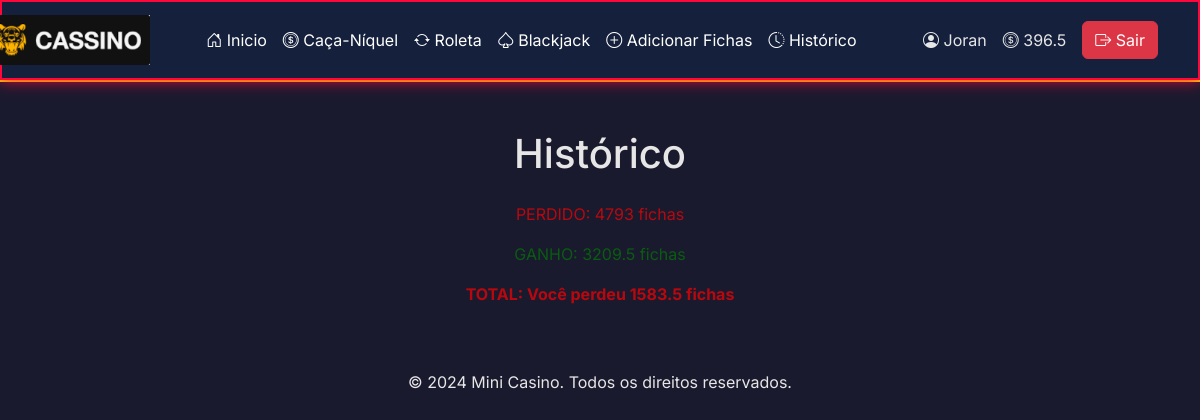
The app's page /historico (signed in), older data.
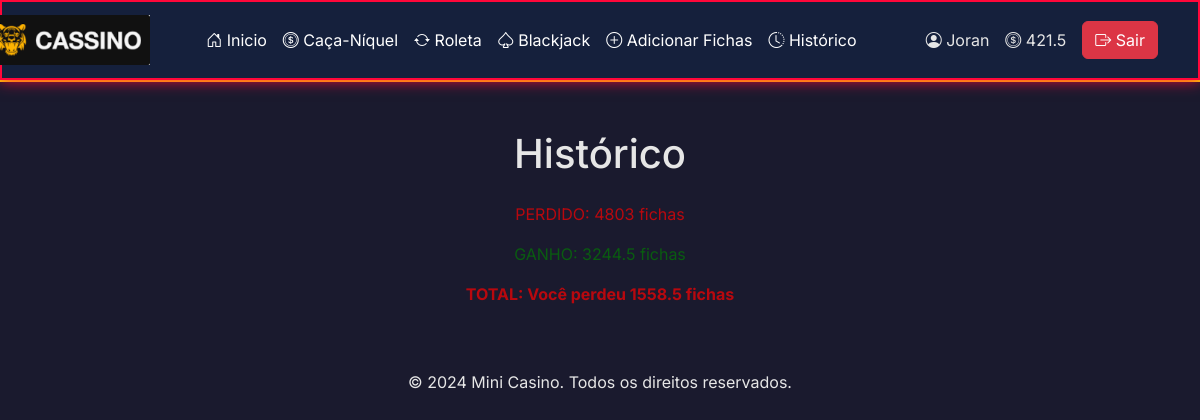
The same page, newer data.
### tables this page shows
CREATE TABLE users (
    id INTEGER PRIMARY KEY AUTOINCREMENT,
    username TEXT NOT NULL,
    password TEXT NOT NULL
, saldo INTEGER DEFAULT 100, ganhos INTEGER, perdas INTEGER);

### app.py (the view)
@app.route("/historico")
@login_required
def historico():
    user_id = session.get('user_id')
    username = db.execute("SELECT username from users WHERE id = ?", user_id)[0]['username']
    saldo = db.execute("SELECT saldo from users WHERE id = ?", user_id)[0]['saldo']
    perdas = db.execute("SELECT perdas FROM users WHERE id = ?", user_id)[0]['perdas']
    ganhos = db.execute("SELECT ganhos FROM users WHERE id = ?", user_id)[0]['ganhos']
    if ganhos > perdas:
        total = ganhos - perdas
        message_class = "ganhou"
        mensagem = "Você ganhou"
    elif perdas > ganhos:
        total = perdas - ganhos
        message_class = "perdeu"
        mensagem = "Você perdeu"
    else:
        total = 0
        message_class = "empatou"
        mensagem = "Você ganhou"
    return render_template("historico.html", perdas=perdas, ganhos=ganhos, total=total, message_class=message_class, mensagem=mensagem, saldo=saldo, username=username)

### help.py (called while the page is built)
def login_required(f):
    @wraps(f)
    def decorated_function(*args, **kwargs):
        if 'user_id' not in session:
            return redirect(url_for('login'))
        return f(*args, **kwargs)
    return decorated_function

### templates/historico.html (shortened to what this page needs)
{% extends "layout.html" %}
{% block main %}
<div class="container text-center">
    <h1 class="my-4">Histórico</h1>
    <p class="perdeu">PERDIDO: {{ perdas }} fichas </p>
    <p class="ganhou">GANHO: {{ ganhos }} fichas</p>
    <p class="{{ message_class }}"><strong>TOTAL: {{ mensagem }} {{ total }} fichas</strong></p>
</div>
{% endblock %}

### templates/layout.html (shortened to what this page needs)
<!DOCTYPE html>
<html lang="pt-br" data-theme="dark">
<head>
    <link href="https://cdn.jsdelivr.net/npm/bootstrap@5.3.3/dist/css/bootstrap.min.css" rel="stylesheet">
    <link href="https://cdn.jsdelivr.net/npm/bootstrap-icons@1.11.3/font/bootstrap-icons.min.css" rel="stylesheet">
    <link rel="stylesheet" href="/static/style.css">
</head>
<body>
    <header class="casino-header">
        <nav class="navbar navbar-expand-lg neon-border">
            <div class="container">
                <a class="navbar-brand me-5" href="{{ url_for('homepage') }}" style="margin-left: -115px;">
                    <img src="/static/logo.png" alt="Logo" class="logo-img" style="height: 50px;">
                </a>
                <div class="collapse navbar-collapse" id="navbarNav">
                    <ul class="navbar-nav me-auto">
                        {% if 'user_id' in session %}
                            <li class="nav-item">
                                <a class="nav-link text-white" href="{{ url_for('homepage') }}">
                                    <i class="bi bi-house-door"></i> Inicio
                                </a>
                            </li>
                            <li class="nav-item">
                                <a class="nav-link text-white" href="{{ url_for('niquel') }}">
                                    <i class="bi bi-coin"></i> Caça-Níquel
                                </a>
                            </li>
                            <li class="nav-item">
                                <a class="nav-link text-white" href="{{ url_for('roleta') }}">
                                    <i class="bi bi-arrow-repeat"></i> Roleta
                                </a>
                            </li>
                            <li class="nav-item">
                                <a class="nav-link text-white" href="{{ url_for('blackjack') }}">
                                    <i class="bi bi-suit-spade"></i> Blackjack
                                </a>
                            </li>
                            <li class="nav-item">
                                <a class="nav-link text-white" href="{{ url_for('add') }}">
                                    <i class="bi bi-plus-circle"></i> Adicionar Fichas
                                </a>
                            </li>
                            <li class="nav-item">
                                <a class="nav-link text-white" href="{{ url_for('historico') }}">
                                    <i class="bi bi-clock-history"></i> Histórico
                                </a>
                            </li>
                        {% endif %}
                    </ul>
                    <div class="d-flex align-items-center gap-3">
                        {% if 'user_id' in session %}
                            <div class="user-info neon-glow">
                                <i class="bi bi-person-circle"></i>
                                <span>{{ username }}</span>
                            </div>
                            <div class="saldo-display neon-glow">
                                <i class="bi bi-coin"></i>
                                <span>{{ saldo | default(0) }}</span>
                            </div>
                            <a class="btn btn-danger" href="{{ url_for('logout') }}">
                                <i class="bi bi-box-arrow-right"></i> Sair
                            </a>
                        {% endif %}
                    </div>
                </div>
            </div>
        </nav>
    </header>
    <main class="container my-5">
        {% block main %}{% endblock %}
    </main>
    <footer class="casino-footer text-center py-3">
        <p class="m-0">&copy; 2024 Mini Casino. Todos os direitos reservados.</p>
    </footer>
</body>
</html>

### static/style.css (style rules this page uses)
:root { --primary-dark: #1a1a2e; --secondary-dark: #16213e; --accent-gold: #FFD700; --neon-red: #ff073a; --text-light: #e6e6e6; }
body { background: var(--primary-dark); color: var(--text-light); font-family: 'Inter', sans-serif; }
.casino-header { background: rgba(22, 33, 62, 0.95); backdrop-filter: blur(10px); border-bottom: 2px solid var(--accent-gold); }
.neon-border { border: 2px solid var(--neon-red); box-shadow: 0 0 15px var(--neon-red); }
.perdeu { color: rgba(255, 0, 0, 0.692); }
.ganhou { color: rgba(0, 128, 0, 0.651); }

Row changes from the older to the newer data that the page shows:
changed users "Joran": saldo "396.5" → "421.5"; perdas "4793" → "4803"; ganhos "3209.5" → "3244.5"
Text that changed along with them:
{{ total }}: "1583.5" → "1558.5"
